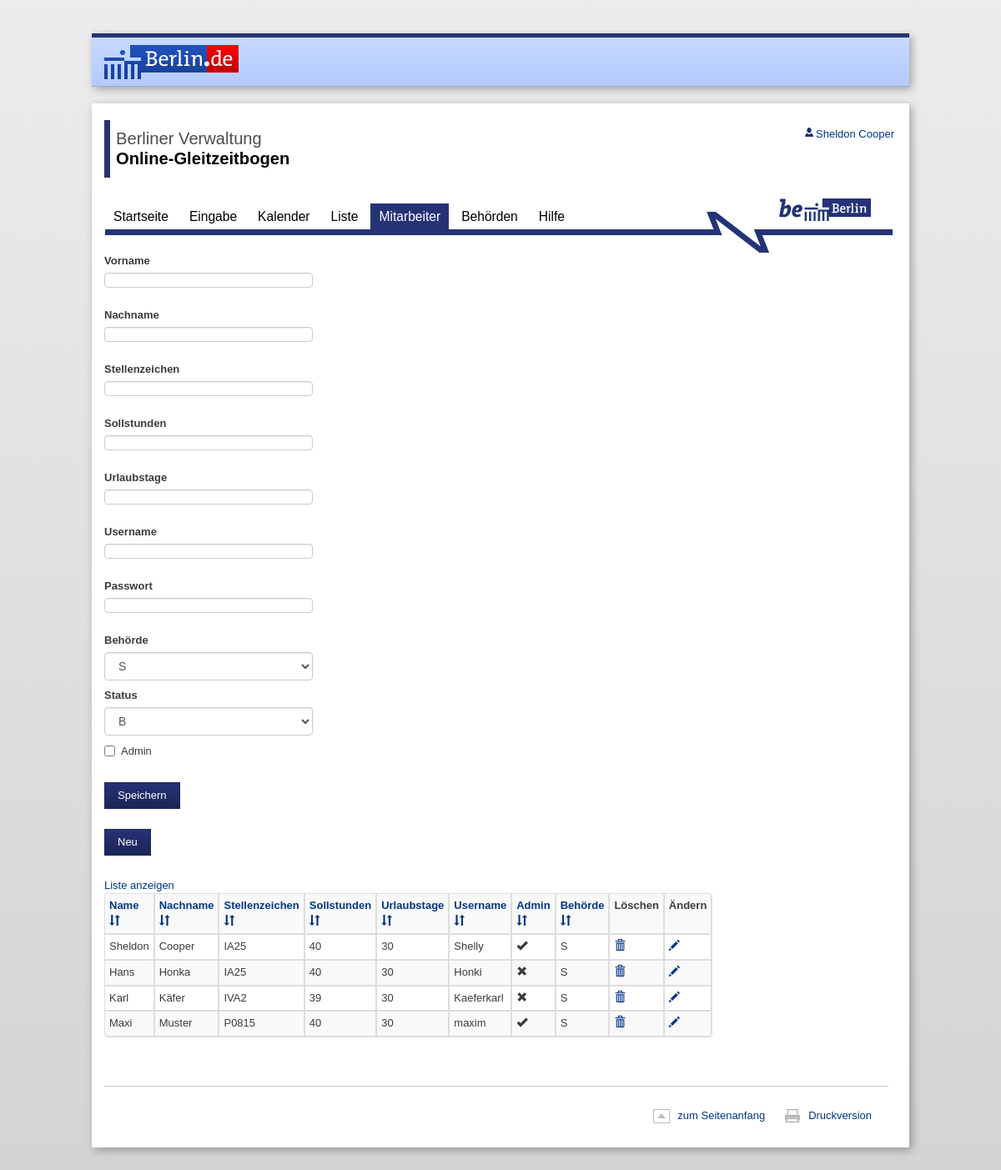
The app's page /sites/mitarbeiter.php?sort=nname (signed in) with its own data.
### tables this page shows
CREATE TABLE IF NOT EXISTS `mitarbeiter` (
  `maid` int(11) NOT NULL AUTO_INCREMENT COMMENT 'Mitarbeiter ID',
  `vname` char(30) NOT NULL,
  `nname` char(50) NOT NULL,
  `stez` char(10) DEFAULT NULL COMMENT 'stellenzeichen des Mitarbeiters',
  `sollstd` double DEFAULT NULL,
  `bid` int(11) DEFAULT NULL COMMENT 'Behoerden ID',
  `sid` int(11) DEFAULT NULL COMMENT 'Status ID',
  `usern` varchar(20) NOT NULL,
  `passwort` varchar(32) DEFAULT NULL,
  `rechte` int(11) NOT NULL,
  `urlbtage` int(3) DEFAULT 30,
  PRIMARY KEY (`maid`),
  KEY `sid` (`sid`),
  KEY `bid` (`bid`)
);

### sites/mitarbeiter.php (the view, shortened to what this page needs)
<?php
	$zusatzinclude = "
	<script type='text/javascript' src='../includes/js/jquery.js'></script>
	<script type='text/javascript' src='../includes/js/master.js'></script>
	<link rel='stylesheet' href='../includes/css/bootstrap-theme.min.css'>
	";
	require('../includes/header.php');
	require('../includes/mysql.php');
 if($_SESSION["admin"]==1){
	 $vname="";
	 $nname="";
	 $stez="";
	 $sollstd="";
	 $urlbtage="";
	 $usern="";
	 $rechte="";
	 $bid="";
	 $sid="";
	 $behoerdenname="";
	 $status="";
  ?>
  <div style="width: 250px;" >
<form role="form" method="post" name="ajax_form" id="ajax_form">
<div   class="form-group">
    <label for="voname">Vorname</label><input class="form-control" name="vname" id="vname" type="text" value="<?php echo $vname; ?>" required=""/></div>
<div class="form-group">
    <label for="nname">Nachname</label><input class="form-control" name="nname" id="nname" type="text" value="<?php echo $nname; ?>"required=""/></div>
<div class="form-group">
    <label for="stez">Stellenzeichen</label><input class="form-control" name="stez" id="stelz" type="text" value="<?php echo $stez; ?>" required=""/></div>
<div class="form-group">
    <label for="sollstd">Sollstunden</label><input class="form-control" name="sollstd" id="sollstd" type="text" value="<?php echo $sollstd; ?>"required=""/></div>
<div class="form-group">
    <label for="urlbtage">Urlaubstage</label><input class="form-control" name="urlbtage" id="urlbtage" type="text" value="<?php echo $urlbtage; ?>"required=""/></div>
<?php
if ($do != "edit"){
echo"<div class='form-group'>
    <label for='usern'>Username</label><input class='form-control' name='usern' id='usern' type='text' value='".$usern."' required=''/></div>
<div class='form-group'>
    <label for='passwort'>Passwort</label><input class='form-control' name='passwort' id='passwort' type='text' value='".$passwort."' required=''/></div>";
}
else {
	echo
	"<form action='mitarbeiter.php'><div class='form-group'>
    <label for='passwort'>Passwort</label><input class='form-control' name='passwort' id='passwort' type='password' value='".$passwort."'/><button class='btn btn-default' name='savepwd' id='savepwd' type='submit' >Ändern</button></div>";
	}
?>
<div class="form-group">
    <label for="status">Behörde</label>
<?php
 $sqlbh = "SELECT * FROM behoerde";
 $resultbh = mysqli_query($link, $sqlbh);
	echo "<select name='bid' class='form-control'>";
	while($row = mysqli_fetch_array($resultbh)) {
		$behoerdenname[$row['bid']] = $row['art']." / ".$row['name'];
		if ($row['bid']==$bid){
			$selected="SELECTED";
			}
		else{
			$selected="";
			}
        echo "<option ".$selected." value=".$row['bid'].">".$behoerdenname[$row['bid']]."</option>";
	 }
 	 echo "</select>";
?>
 <div class="form-group">
    <label for="status">Status</label>
<?php
 $sqlbh = "SELECT * FROM status";
 $resultbh = mysqli_query($link, $sqlbh);
	echo "<select name='sid' class='form-control'>";
	while($row = mysqli_fetch_array($resultbh)) {
		$status[$row['sid']] = $row['bezeichnung'];
		if ($row['sid']==$sid){
			$selected2="SELECTED";
			}
		else{
			$selected2="";
			}
        echo "<option ".$selected2." value=".$row['sid'].">".$status[$row['sid']]."</option>";
	 }
 	 echo "</select>";
?>
<div class="checkbox">
 <label for="checkbox">Admin</label>
    <input name="rechte" type="checkbox" value="1" <?php if($rechte==1){echo ' checked';} ?> >
</div>
<br>
<button class="btn btn-default" name="submit" id="submit" type="submit" >Speichern</button>
</div>
</form>
<form action="mitarbeiter.php">
<button class="btn btn-default" name="neu" id="neu" type="submit" >Neu</button>
<br>
</form>
</div>
  </body>
 <?php
	echo"<a id='showbutton' href='javascript:toggle();'>Liste anzeigen</a>";
if(isset($_GET['sort']))
{
	$nothide = "style='display:block !important;'";
}
else{
	$nothide="";
	}
	echo"<div id='liste' ".$nothide." class='hidelist'>";
	if(isset($_GET['sort']))
	{
		$sort = $_GET['sort'];
		if($richtung='DESC')
	{
		$richtung = 'ASC';
	}
	else
	{
		$richtung = 'DESC';
	}
	}
	else{
		$sort = 'nname';
		$richtung = 'ASC';
	}
	$strSQL = "SELECT * FROM mitarbeiter ORDER BY ".$sort." ".$richtung;
	echo"  <table id='ntab' class='table table-striped table-bordered table-condensed'>";
	echo"  <th><a href='?sort=vname#ntab'>Name <span class='glyphicon glyphicon-sort'</span></a></th>";
	echo"  <th><a href='?sort=nname#ntab'>Nachname <span class='glyphicon glyphicon-sort'</span></a></th>";
	echo"  <th><a href='?sort=stez#ntab'>Stellenzeichen <span class='glyphicon glyphicon-sort'</span></a></th>";
	echo"  <th><a href='?sort=sollstd#ntab'>Sollstunden <span class='glyphicon glyphicon-sort'</span></a></th>";
	echo"  <th><a href='?sort=urlbtage#ntab'>Urlaubstage <span class='glyphicon glyphicon-sort'</span></a></th>";
	echo"  <th><a href='?sort=usern#ntab'>Username <span class='glyphicon glyphicon-sort'</span></a></th>";
	echo"  <th><a href='?sort=rechte#ntab'>Admin <span class='glyphicon glyphicon-sort'</span></a></th>";
	echo"  <th><a href='?sort=bid#ntab'>Behörde <span class='glyphicon glyphicon-sort'</span></a></th>";
	echo"  <th>Löschen</th>";
	echo"  <th>Ändern</th>";
	$result = mysqli_query($link, $strSQL);
	while($row = mysqli_fetch_array($result)) {
	if($row['rechte']=="1")
	{
	$adminok="<span class='glyphicon glyphicon-ok'></span>";
	}
	else{$adminok="<span class='glyphicon glyphicon-remove'></span>";}
	echo "<tr><td>"
	.$row['vname']."</td><td>"
	.$row['nname']."</td><td>"
	.$row['stez']."</td><td>"
	.$row['sollstd']."</td><td>"
	.$row['urlbtage']."</td><td>"
	.$row['usern']."</td><td>"
	.$adminok."</td><td>"
	.$behoerdenname[$row['bid']]."</td>
	<td>
	<a href='?bla=del&maid1=".$row['maid']."'>
	<span class='glyphicon glyphicon-trash'></span></a>
	</td><td>
	<a href='?bla=edit&maid1=".$row['maid']."'>
	<span class='glyphicon glyphicon-pencil'></span></a>
	</td>
	</tr>";
	}
	echo" </table></div>";
}else{
echo "<div class='alert alert-danger'>Sie haben keine Adminrechte !</div>";
}
	require('../includes/footer.php');
?>

### includes/css/signin.css (style rules this page uses)
body { padding-top: 40px; padding-bottom: 40px; background-color: #eee; }

### records on screen
mitarbeiter: vname "Sheldon", nname "Cooper", stez "IA25", sollstd "40", urlbtage "30", usern "Shelly", rechte 1 (drawn), bid "S"
mitarbeiter: vname "Hans", nname "Honka", stez "IA25", sollstd "40", urlbtage "30", usern "Honki", rechte 0 (drawn), bid "S"
mitarbeiter: vname "Karl", nname "Käfer", stez "IVA2", sollstd "39", urlbtage "30", usern "Kaeferkarl", rechte 0 (drawn), bid "S"
mitarbeiter: vname "Maxi", nname "Muster", stez "P0815", sollstd "40", urlbtage "30", usern "maxim", rechte 1 (drawn), bid "S"

### other values on screen
$_SESSION['vname'] "Sheldon"
$_SESSION['nname'] "Cooper"
form field bid "S"
form field sid "B"
